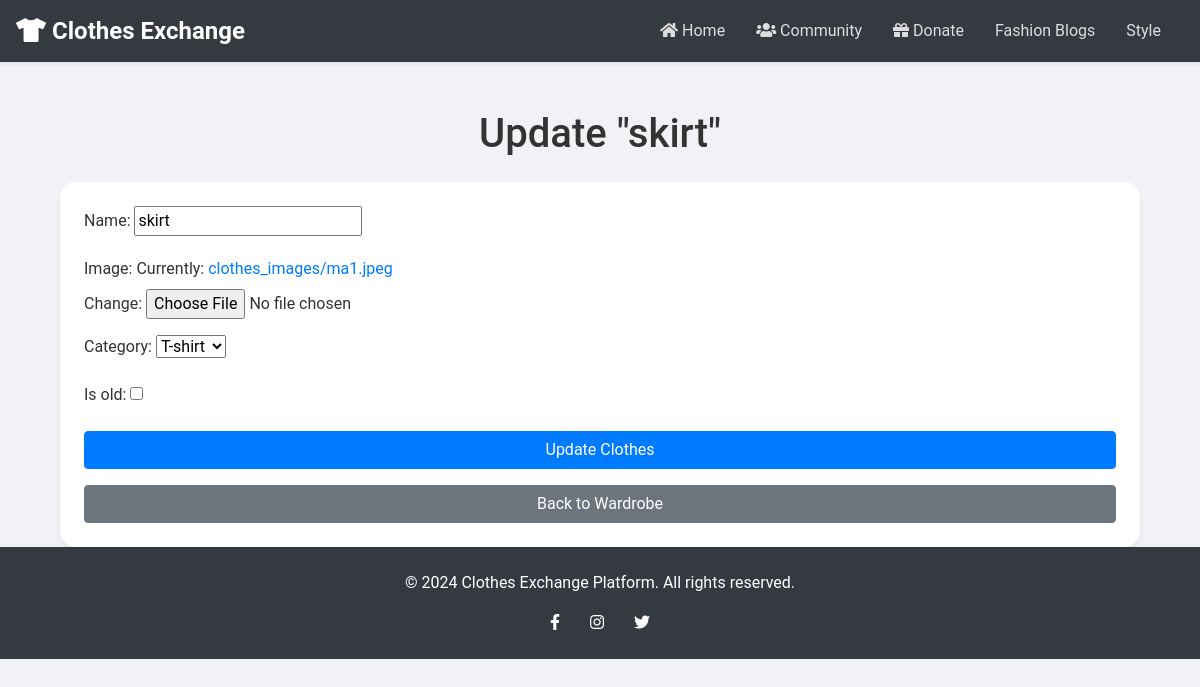
The page /update/4/ on the database its author committed.
### wardrobe/models.py (models this page shows, shortened)
class Clothes(models.Model):
    CATEGORY_CHOICES = [
        ('T-shirt', 'T-shirt'),
        ('Jeans', 'Jeans'),
        ('Jacket', 'Jacket'),
    ]
    name = models.CharField(max_length=100)
    image = models.ImageField(upload_to='clothes_images/')
    category = models.CharField(max_length=50, choices=CATEGORY_CHOICES)
    is_old = models.BooleanField(default=False)
    added_on = models.DateTimeField(auto_now_add=True)

### wardrobe/views.py (the view)
# urls.py: path('update/<int:id>/', views.update_clothes, name='update_clothes'),
def update_clothes(request, id):
    cloth = Clothes.objects.get(id=id)
    if request.method == 'POST':
        form = ClothesForm(request.POST, request.FILES, instance=cloth)
        if form.is_valid():
            form.save()
            return redirect('home')
    else:
        form = ClothesForm(instance=cloth)
    return render(request, 'wardrobe/update_clothes.html', {'form': form})

### wardrobe/forms.py
class ClothesForm(forms.ModelForm):
    class Meta:
        model = Clothes
        fields = ['name', 'image', 'category', 'is_old']

### templates/wardrobe/update_clothes.html (shortened to what this page needs)
{% extends 'base.html' %}
{% block content %}
<div class="container mt-5">
    <h1 class="text-center mb-4">Update "{{ form.instance.name }}"</h1>
    <div class="card p-4 shadow-sm">
        <form method="post" enctype="multipart/form-data">
            {{ form.as_p }}
            <button type="submit" class="btn btn-primary btn-block">Update Clothes</button>
        </form>
        <a href="{% url 'home' %}" class="btn btn-secondary btn-block mt-3">Back to Wardrobe</a>
    </div>
</div>
{% endblock %}

### static/css/style.css (style rules this page uses)
body { background-color: #f0f2f5; color: #333; font-family: 'Roboto', sans-serif; }
.card { border: none; border-radius: 15px; overflow: hidden; transition: transform 0.2s; }
.btn-primary { background-color: #007bff; border-color: #007bff; }
.btn-secondary { background-color: #6c757d; border-color: #6c757d; }

### rows shown on the page
Clothes: instance.name "skirt", name "skirt", category "T-shirt"
